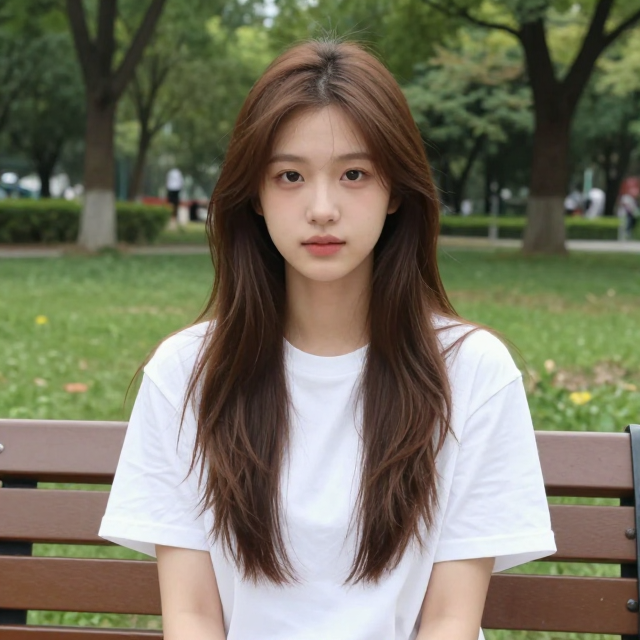
#> input picture data/char_pixel_samples/_source.png, 640 x 640 px
$ python -i tile.py   (imports and definitions only)
#> lines starting #> are read from the running program, lines starting #| are printed output that depends on the picture
#> further down, picture is the input picture: PIL image 640x640 RGB; mean R, G, B 119.4, 116.8, 97.7
"""瓦片接缝修补：把任意贴图变成可平铺的无缝单元。

做法（偏移-修复法）：
1. 把图像平移半宽半高，使原来的四条边移到画面中央（接缝集中暴露）；
2. 在中央十字区域用轻微模糊 + 邻域插值抹平接缝；
3. 平移回来。

相比直接模糊边缘，这个方法能保留图案结构，只修复接缝处。
"""
from __future__ import annotations

from typing import List, Tuple

import numpy as np
from PIL import Image, ImageFilter


def make_seamless(img: Image.Image, band: int = 12, feather: int = 3) -> Tuple[Image.Image, dict]:
#> called with band = 12, feather = 3
    src = img.convert("RGBA")
    w, h = src.size
#> w = 640; h = 640
    band = max(2, min(int(band), min(w, h) // 3))
#> band = 12

    shifted = np.roll(np.array(src), (h // 2, w // 2), axis=(0, 1)).astype(np.float32)
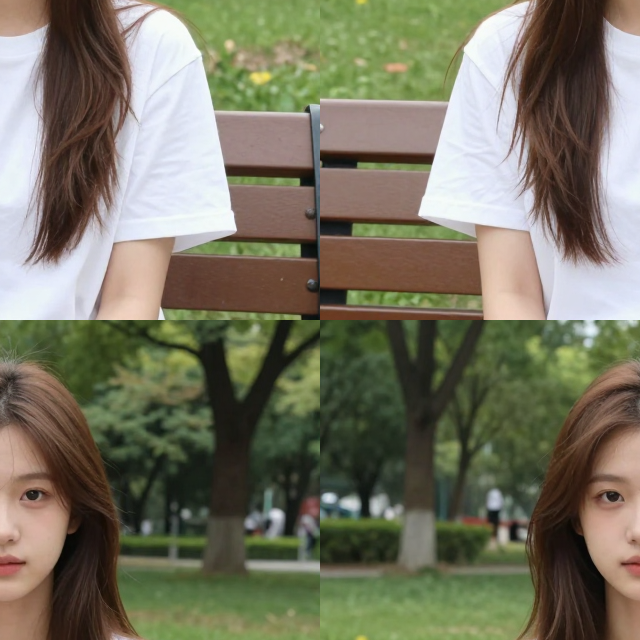
#> shifted: shape (640, 640, 4) float32; mean R, G, B, A 119.4, 116.8, 97.7, 255.8

    # 中央十字带（对应原图四边）做柔和过渡
    mask = np.zeros((h, w), dtype=np.float32)
    cy, cx = h // 2, w // 2
#> cy = 320; cx = 320
    half = band // 2
#> half = 6
    mask[max(0, cy - half):cy + half, :] = 1.0
    mask[:, max(0, cx - half):cx + half] = 1.0

    blurred = np.array(
        Image.fromarray(shifted.astype(np.uint8), "RGBA").filter(ImageFilter.GaussianBlur(feather))
    ).astype(np.float32)
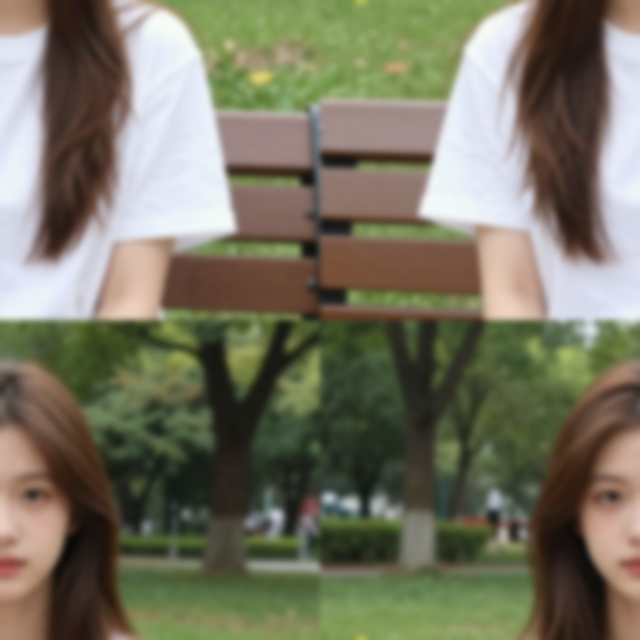
#> blurred: shape (640, 640, 4) float32; mean R, G, B, A 119.4, 116.8, 97.7, 255.8

    m = mask[:, :, None]
    merged = shifted * (1 - m) + blurred * m
    out = np.roll(merged, (-(h // 2), -(w // 2)), axis=(0, 1))

    result = Image.fromarray(np.clip(out, 0, 255).astype(np.uint8), "RGBA")
    meta = {"method": "offset-heal", "band": band, "feather": feather, "size": [w, h], "tileable": True}
    return result, meta


def split_tiles(img: Image.Image, cols: int, rows: int) -> List[Image.Image]:
    """按网格裁切瓦片集（供逐格检查接缝）。"""
    cols, rows = max(1, cols), max(1, rows)
    tw, th = img.width // cols, img.height // rows
    out = []
    for r in range(rows):
        for c in range(cols):
            out.append(img.crop((c * tw, r * th, (c + 1) * tw, (r + 1) * th)))
    return out

>>> from PIL import Image
>>> picture = Image.open('../../../data/char_pixel_samples/_source.png')
>>> result = make_seamless(picture)
